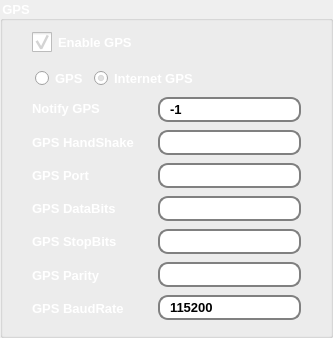
            <widget class="QGroupBox" name="groupBox_2">
             <property name="font">
              <font>
               <pointsize>10</pointsize>
               <weight>75</weight>
               <bold>true</bold>
              </font>
             </property>
             <property name="styleSheet">
              <string notr="true">QGroupBox::title {  
    color: white;  /* Change 'blue' to any color you want */  
}</string>
             </property>
             <property name="title">
              <string>GPS</string>
             </property>
             <layout class="QVBoxLayout" name="verticalLayout_9">
              <property name="spacing">
               <number>5</number>
              </property>
              <property name="leftMargin">
               <number>20</number>
              </property>
              <property name="rightMargin">
               <number>20</number>
              </property>
              <property name="bottomMargin">
               <number>15</number>
              </property>
              <item>
               <widget class="QWidget" name="widget_8" native="true">
                <property name="sizePolicy">
                 <sizepolicy hsizetype="Maximum" vsizetype="Maximum">
                  <horstretch>0</horstretch>
                  <verstretch>0</verstretch>
                 </sizepolicy>
                </property>
                <layout class="QVBoxLayout" name="verticalLayout_13">
                 <property name="leftMargin">
                  <number>9</number>
                 </property>
                 <property name="topMargin">
                  <number>0</number>
                 </property>
                 <property name="rightMargin">
                  <number>9</number>
                 </property>
                 <property name="bottomMargin">
                  <number>0</number>
                 </property>
                 <item>
                  <widget class="QCheckBox" name="gps_checkBox">
                   <property name="font">
                    <font>
                     <pointsize>10</pointsize>
                     <weight>75</weight>
                     <bold>true</bold>
                    </font>
                   </property>
                   <property name="focusPolicy">
                    <enum>Qt::StrongFocus</enum>
                   </property>
                   <property name="styleSheet">
                    <string notr="true">QCheckBox{
	color: white; 
}

QCheckBox::indicator {  
    width: 20px;  
    height: 20px;  
}  

QCheckBox::indicator:unchecked {  
    border: 2px solid gray;  
    background-color: white;  
}

QCheckBox::indicator:checked { 
	border: 2px solid gray;   
    image: url(:/img/checkmark.png);  /* Use a custom image if needed */  
 }</string>
                   </property>
                   <property name="text">
                    <string>Enable GPS</string>
                   </property>
                   <property name="shortcut">
                    <string/>
                   </property>
                   <property name="checked">
                    <bool>true</bool>
                   </property>
                  </widget>
                 </item>
                </layout>
               </widget>
              </item>
              <item>
               <widget class="QWidget" name="widget_9" native="true">
                <property name="sizePolicy">
                 <sizepolicy hsizetype="Maximum" vsizetype="Maximum">
                  <horstretch>0</horstretch>
                  <verstretch>0</verstretch>
                 </sizepolicy>
                </property>
                <layout class="QVBoxLayout" name="verticalLayout_12">
                 <property name="leftMargin">
                  <number>0</number>
                 </property>
                 <property name="topMargin">
                  <number>0</number>
                 </property>
                 <property name="rightMargin">
                  <number>50</number>
                 </property>
                 <property name="bottomMargin">
                  <number>0</number>
                 </property>
                </layout>
               </widget>
              </item>
              <item>
               <widget class="QWidget" name="widget_47" native="true">
                <layout class="QVBoxLayout" name="verticalLayout_32">
                 <property name="spacing">
                  <number>5</number>
                 </property>
                 <property name="leftMargin">
                  <number>0</number>
                 </property>
                 <property name="topMargin">
                  <number>0</number>
                 </property>
                 <property name="rightMargin">
                  <number>0</number>
                 </property>
                 <property name="bottomMargin">
                  <number>0</number>
                 </property>
                 <item>
                  <widget class="QGroupBox" name="groupBox_3">
                   <property name="sizePolicy">
                    <sizepolicy hsizetype="Maximum" vsizetype="Maximum">
                     <horstretch>0</horstretch>
                     <verstretch>0</verstretch>
                    </sizepolicy>
                   </property>
                   <property name="styleSheet">
                    <string notr="true">QGroupBox {  
    border: 0px;
}  </string>
                   </property>
                   <property name="title">
                    <string/>
                   </property>
                   <layout class="QHBoxLayout" name="horizontalLayout_12">
                    <property name="topMargin">
                     <number>0</number>
                    </property>
                    <property name="bottomMargin">
                     <number>0</number>
                    </property>
                    <item>
                     <widget class="QRadioButton" name="radio_external_gps">
                      <property name="font">
                       <font>
                        <pointsize>10</pointsize>
                        <weight>75</weight>
                        <bold>true</bold>
                       </font>
                      </property>
                      <property name="styleSheet">
                       <string notr="true">QRadioButton{
	color: white; 
}</string>
                      </property>
                      <property name="text">
                       <string>GPS</string>
                      </property>
                      <property name="checked">
                       <bool>false</bool>
                      </property>
                     </widget>
                    </item>
                    <item>
                     <widget class="QRadioButton" name="radio_internet_gps">
                      <property name="font">
                       <font>
                        <pointsize>10</pointsize>
                        <weight>75</weight>
                        <bold>true</bold>
                       </font>
                      </property>
                      <property name="styleSheet">
                       <string notr="true">QRadioButton{
	color: white; 
}</string>
                      </property>
                      <property name="text">
                       <string>Internet GPS</string>
                      </property>
                      <property name="checked">
                       <bool>true</bool>
                      </property>
                     </widget>
                    </item>
                   </layout>
                  </widget>
                 </item>
                 <item>
                  <widget class="QWidget" name="widget_10" native="true">
                   <property name="sizePolicy">
                    <sizepolicy hsizetype="Preferred" vsizetype="Maximum">
                     <horstretch>0</horstretch>
                     <verstretch>0</verstretch>
                    </sizepolicy>
                   </property>
                   <layout class="QHBoxLayout" name="horizontalLayout_2">
                    <property name="leftMargin">
                     <number>0</number>
                    </property>
                    <property name="topMargin">
                     <number>0</number>
                    </property>
                    <property name="rightMargin">
                     <number>0</number>
                    </property>
                    <property name="bottomMargin">
                     <number>0</number>
                    </property>
                    <item>
                     <widget class="QWidget" name="widget_11" native="true">
                      <layout class="QVBoxLayout" name="verticalLayout_10">
                       <property name="spacing">
                        <number>10</number>
                       </property>
                       <property name="topMargin">
                        <number>0</number>
                       </property>
                       <property name="bottomMargin">
                        <number>0</number>
                       </property>
                       <item>
                        <widget class="QLabel" name="label_31">
                         <property name="font">
                          <font>
                           <pointsize>10</pointsize>
                           <weight>75</weight>
                           <bold>true</bold>
                          </font>
                         </property>
                         <property name="styleSheet">
                          <string notr="true">QLabel {  
    color: white;  /* Change 'blue' to your preferred color */  
}  </string>
                         </property>
                         <property name="text">
                          <string>Notify GPS</string>
                         </property>
                        </widget>
                       </item>
                       <item>
                        <widget class="QLabel" name="label_32">
                         <property name="font">
                          <font>
                           <pointsize>10</pointsize>
                           <weight>75</weight>
                           <bold>true</bold>
                          </font>
                         </property>
                         <property name="styleSheet">
                          <string notr="true">QLabel {  
    color: white;  /* Change 'blue' to your preferred color */  
}  </string>
                         </property>
                         <property name="text">
                          <string>GPS HandShake</string>
                         </property>
                        </widget>
                       </item>
                       <item>
                        <widget class="QLabel" name="label_33">
                         <property name="font">
                          <font>
                           <pointsize>10</pointsize>
                           <weight>75</weight>
                           <bold>true</bold>
                          </font>
                         </property>
                         <property name="styleSheet">
                          <string notr="true">QLabel {  
    color: white;  /* Change 'blue' to your preferred color */  
}  </string>
                         </property>
                         <property name="text">
                          <string>GPS Port</string>
                         </property>
                        </widget>
                       </item>
                       <item>
                        <widget class="QLabel" name="label_34">
                         <property name="font">
                          <font>
                           <pointsize>10</pointsize>
                           <weight>75</weight>
                           <bold>true</bold>
                          </font>
                         </property>
                         <property name="styleSheet">
                          <string notr="true">QLabel {  
    color: white;  /* Change 'blue' to your preferred color */  
}  </string>
                         </property>
                         <property name="text">
                          <string>GPS DataBits</string>
                         </property>
                        </widget>
                       </item>
                       <item>
                        <widget class="QLabel" name="label_35">
                         <property name="font">
                          <font>
                           <pointsize>10</pointsize>
                           <weight>75</weight>
                           <bold>true</bold>
                          </font>
                         </property>
                         <property name="styleSheet">
                          <string notr="true">QLabel {  
    color: white;  /* Change 'blue' to your preferred color */  
}  </string>
                         </property>
                         <property name="text">
                          <string>GPS StopBits</string>
                         </property>
                        </widget>
                       </item>
                       <item>
                        <widget class="QLabel" name="label_36">
                         <property name="font">
                          <font>
                           <pointsize>10</pointsize>
                           <weight>75</weight>
                           <bold>true</bold>
                          </font>
                         </property>
                         <property name="styleSheet">
                          <string notr="true">QLabel {  
    color: white;  /* Change 'blue' to your preferred color */  
}  </string>
                         </property>
                         <property name="text">
                          <string>GPS Parity</string>
                         </property>
                        </widget>
                       </item>
                       <item>
                        <widget class="QLabel" name="label_37">
                         <property name="font">
                          <font>
                           <pointsize>10</pointsize>
                           <weight>75</weight>
                           <bold>true</bold>
                          </font>
                         </property>
                         <property name="styleSheet">
                          <string notr="true">QLabel {  
    color: white;  /* Change 'blue' to your preferred color */  
}  </string>
                         </property>
                         <property name="text">
                          <string>GPS BaudRate</string>
                         </property>
                        </widget>
                       </item>
                      </layout>
                     </widget>
                    </item>
                    <item>
                     <widget class="QWidget" name="widget_12" native="true">
                      <property name="sizePolicy">
                       <sizepolicy hsizetype="Preferred" vsizetype="Preferred">
                        <horstretch>0</horstretch>
                        <verstretch>0</verstretch>
                       </sizepolicy>
                      </property>
                      <property name="styleSheet">
                       <string notr="true">QLineEdit {  
    border: 2px solid gray;  
    border-radius: 10px;  
    padding: 2 8 2 8 px;  
    background: white;  
    selection-background-color: darkgray;  
} </string>
                      </property>
                      <layout class="QVBoxLayout" name="verticalLayout_11">
                       <property name="spacing">
                        <number>8</number>
                       </property>
                       <property name="topMargin">
                        <number>0</number>
                       </property>
                       <property name="bottomMargin">
                        <number>0</number>
                       </property>
                       <item>
                        <widget class="QLineEdit" name="edit_gps_noti">
                         <property name="font">
                          <font>
                           <pointsize>10</pointsize>
                           <weight>75</weight>
                           <bold>true</bold>
                          </font>
                         </property>
                         <property name="text">
                          <string>-1</string>
                         </property>
                        </widget>
                       </item>
                       <item>
                        <widget class="QLineEdit" name="edit_gps_hand">
                         <property name="font">
                          <font>
                           <pointsize>10</pointsize>
                           <weight>75</weight>
                           <bold>true</bold>
                          </font>
                         </property>
                        </widget>
                       </item>
                       <item>
                        <widget class="QLineEdit" name="edit_gps_port">
                         <property name="font">
                          <font>
                           <pointsize>10</pointsize>
                           <weight>75</weight>
                           <bold>true</bold>
                          </font>
                         </property>
                        </widget>
                       </item>
                       <item>
                        <widget class="QLineEdit" name="edit_gps_dbits">
                         <property name="font">
                          <font>
                           <pointsize>10</pointsize>
                           <weight>75</weight>
                           <bold>true</bold>
                          </font>
                         </property>
                        </widget>
                       </item>
                       <item>
                        <widget class="QLineEdit" name="edit_gps_sbits">
                         <property name="font">
                          <font>
                           <pointsize>10</pointsize>
                           <weight>75</weight>
                           <bold>true</bold>
                          </font>
                         </property>
                        </widget>
                       </item>
                       <item>
                        <widget class="QLineEdit" name="edit_gps_parity">
                         <property name="font">
                          <font>
                           <pointsize>10</pointsize>
                           <weight>75</weight>
                           <bold>true</bold>
                          </font>
                         </property>
                        </widget>
                       </item>
                       <item>
                        <widget class="QLineEdit" name="edit_gps_baud">
                         <property name="font">
                          <font>
                           <pointsize>10</pointsize>
                           <weight>75</weight>
                           <bold>true</bold>
                          </font>
                         </property>
                         <property name="text">
                          <string>115200</string>
                         </property>
                        </widget>
                       </item>
                      </layout>
                     </widget>
                    </item>
                   </layout>
                  </widget>
                 </item>
                </layout>
               </widget>
              </item>
             </layout>
            </widget>
